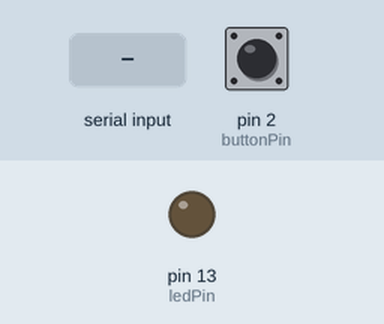
The sketch below on a simulated Arduino Uno, built with avr-gcc and run on an emulated ATmega328P. Parts: output pins drawn as LEDs (lit = HIGH). The test bench sets the inputs (shaded band); at power-on: pin 2 (buttonPin) HIGH. What the sketch prints to the serial monitor is not drawn.

Above: at 1.2 s.
1.3 s: "1" received over Serial
At 1.8 s:
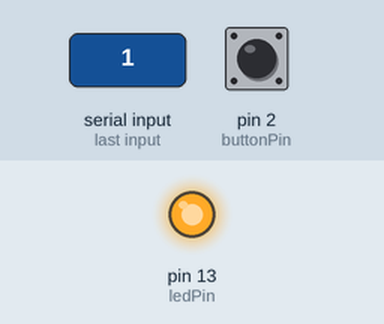
2.9 s: "0" received over Serial
At 4.1 s:
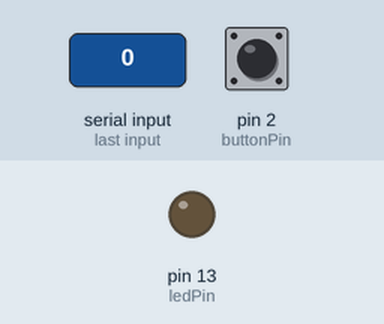
Timing chart, 0 to 5.9 s (numbered marks = the images above; inputs shaded):
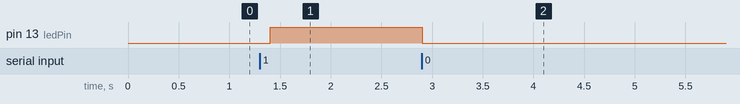

Measured:
- after the input at 1.3 s, pin 13 (ledPin): LOW → HIGH after 0.10 s
- after the input at 2.9 s, pin 13 (ledPin): HIGH → LOW at once

The sketch:

exercise1_synchronize.ino
```cpp
const int ledPin = 13;
const int buttonPin = 2;

void setup() {
  pinMode(ledPin, OUTPUT);
  pinMode(buttonPin, INPUT_PULLUP);
  Serial.begin(9600);
}

void loop() {
  int buttonState = digitalRead(buttonPin);

  if (buttonState == LOW) {
    Serial.println("1");
  } else {
    Serial.println("0");
  }

  if (Serial.available() > 0) {
    char command = Serial.read();
    if (command == '1') {
      digitalWrite(ledPin, HIGH);
    } else if (command == '0') {
      digitalWrite(ledPin, LOW);
    }
  }

  delay(100);
}
```
